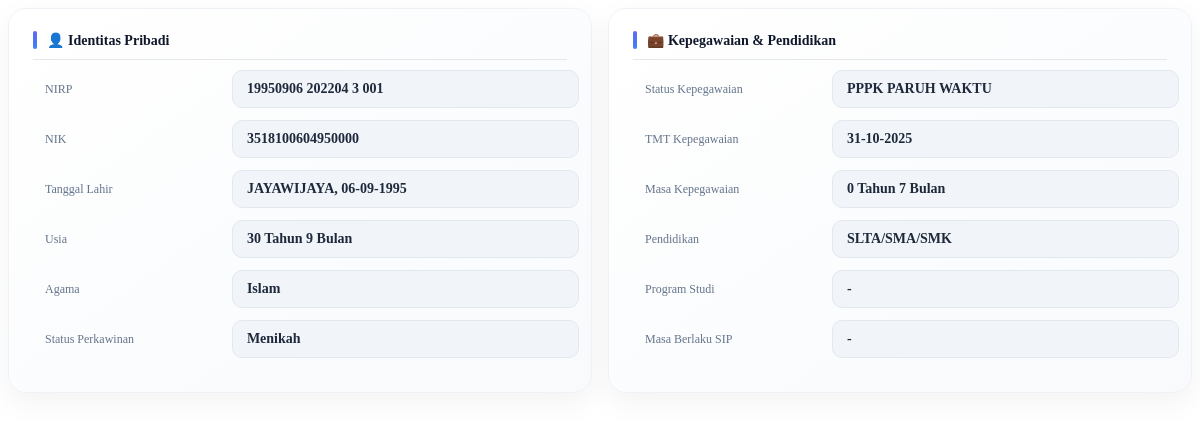
The app's page /pages/P3K-Paruh-Waktu/detailP3KPR.php?id=1, older data.
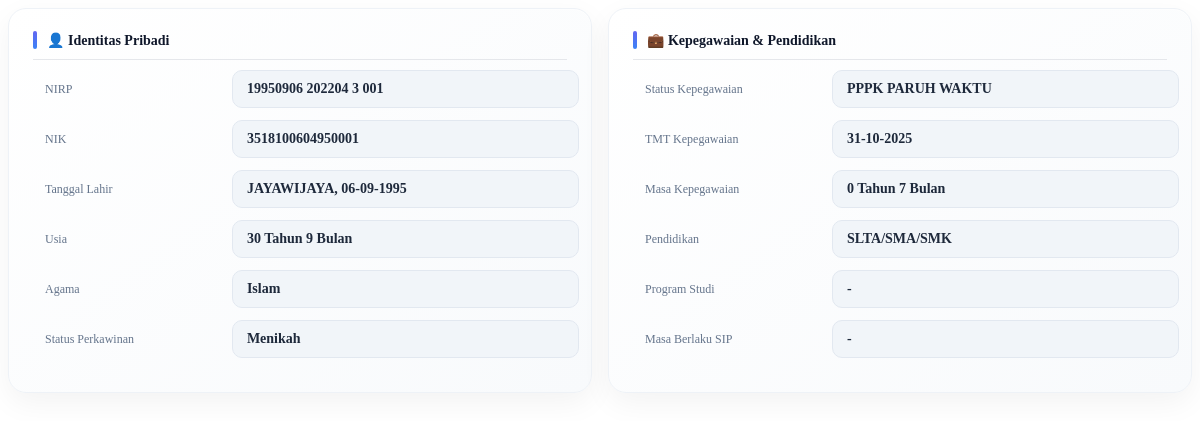
The same page, newer data.
### tables this page shows
CREATE TABLE `pegawai_p3k_paruh_waktu` (
  `id` int(11) NOT NULL,
  `nama` varchar(255) DEFAULT NULL,
  `nik` varchar(50) DEFAULT NULL,
  `nip` varchar(50) DEFAULT NULL,
  `jenis_kelamin` varchar(20) DEFAULT NULL,
  `tanggal_lahir` date DEFAULT NULL,
  `alamat` varchar(255) DEFAULT NULL,
  `nomor_hp` varchar(20) DEFAULT NULL,
  `email` varchar(100) DEFAULT NULL,
  `jabatan` varchar(100) DEFAULT NULL,
  `unit` varchar(100) DEFAULT NULL,
  `tmt_masuk` date DEFAULT NULL,
  `status_kepegawaian` varchar(50) DEFAULT NULL,
  `tmt_kepegawaian` date DEFAULT NULL,
  `status_pegawai` enum('AKTIF','NONAKTIF','RESIGN','PENSIUN') DEFAULT 'AKTIF',
  `tmt_status` date DEFAULT NULL,
  `masa_berlaku` date DEFAULT NULL,
  `tempat_lahir` varchar(100) DEFAULT NULL,
  `agama` varchar(100) DEFAULT NULL,
  `status_perkawinan` varchar(20) DEFAULT NULL,
  `pendidikan` varchar(50) DEFAULT NULL,
  `program_studi` varchar(255) DEFAULT NULL
);

### pages/P3K-Paruh-Waktu/detailP3KPR.php (the view, shortened to what this page needs)
<?php
require_once('../../config/db.php');
$id = intval($_GET['id']);
$data = $koneksi->query("SELECT * FROM pegawai_p3k_paruh_waktu WHERE id=$id")->fetch_assoc();
$tgl_lahir = $data['tanggal_lahir'];
$lahir = new DateTime($tgl_lahir);
$today = new DateTime();
$diff = $today->diff($lahir);
$usia_tahun = $diff->y;
$usia_bulan = $diff->m;
if (!empty($data['tmt_kepegawaian']) && $data['tmt_kepegawaian'] != '0000-00-00') {
    $tmt_kepeg = new DateTime($data['tmt_kepegawaian']);
    $today = new DateTime();
    $diff_kepeg = $today->diff($tmt_kepeg);
    $kepeg_tahun = $diff_kepeg->y;
    $kepeg_bulan = $diff_kepeg->m;
} else {
    $kepeg_tahun = '-';
    $kepeg_bulan = '';
}
?>
<div class="detail-container">
    <div class="card-box">
        <div class="section-title">👤 Identitas Pribadi</div>
        <div class="item">
            <span class="label">NIRP</span>
            <span class="value"><?= $data['nip']; ?></span>
        </div>
        <div class="item">
            <span class="label">NIK</span>
            <span class="value"><?= $data['nik']; ?></span>
        </div>
        <div class="item">
            <span class="label">Tanggal Lahir</span>
            <span class="value">
                <?= $data['tempat_lahir']; ?>, <?= date('d-m-Y', strtotime($data['tanggal_lahir'])); ?>
            </span>
        </div>
        <div class="item">
            <span class="label">Usia</span>
            <span class="value">
                <?= $usia_tahun; ?> Tahun <?= $usia_bulan; ?> Bulan
            </span>
        </div>
        <div class="item">
            <span class="label">Agama</span>
            <span class="value"><?= $data['agama']; ?></span>
        </div>
        <div class="item">
            <span class="label">Status Perkawinan</span>
            <span class="value"><?= $data['status_perkawinan']; ?></span>
        </div>
    </div>
    <div class="card-box">
        <div class="section-title">💼 Kepegawaian & Pendidikan</div>
        <div class="item">
            <span class="label">Status Kepegawaian</span>
            <span class="value"><?= $data['status_kepegawaian']; ?></span>
        </div>
        <div class="item">
            <span class="label">TMT Kepegawaian</span>
            <span class="value">
                <?= date('d-m-Y', strtotime($data['tmt_kepegawaian'])); ?>
            </span>
        </div>
        <div class="item">
            <span class="label">Masa Kepegawaian</span>
            <span class="value">
                <?= $kepeg_tahun; ?> Tahun <?= $kepeg_bulan; ?> Bulan
            </span>
        </div>
        <div class="item">
            <span class="label">Pendidikan</span>
            <span class="value"><?= $data['pendidikan']; ?></span>
        </div>
        <div class="item">
            <span class="label">Program Studi</span>
            <span class="value"><?= $data['program_studi']; ?></span>
        </div>
        <div class="item">
            <span class="label">Masa Berlaku SIP</span>
            <span class="value">
                <?= (!empty($data['masa_berlaku']) && $data['masa_berlaku'] != '0000-00-00')
                    ? date('d-m-Y', strtotime($data['masa_berlaku']))
                    : '-'; ?>
            </span>
        </div>
    </div>
</div>

Row changes from the older to the newer data that the page shows:
changed pegawai_p3k_paruh_waktu "JAYAWIJAYA": nik "3518100604950000" → "3518100604950001"
